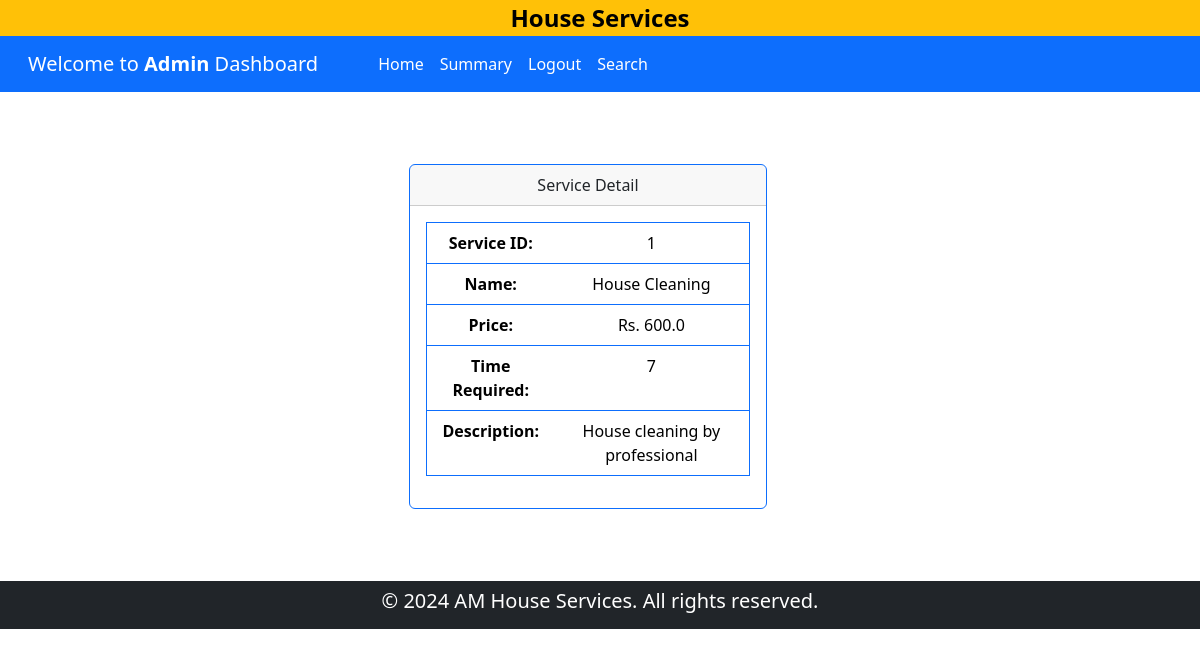
/admin/show_detail/service/1, run on the app's committed database.
### backened/modals.py (models this page shows)
class Service(db.Model):
    __tablename__ = "service"
    id = db.Column(db.Integer, primary_key=True)
    name = db.Column(db.String(120), nullable=False)
    price = db.Column(db.Float, nullable=False)
    time_required = db.Column(db.Integer, nullable=False)
    description = db.Column(db.Text, nullable=True)
    service_requests = db.relationship(
        "ServiceRequest", backref="service", lazy=True, cascade="all, delete-orphan"
    )

### backened/controller.py (the view)
@app.route("/admin/<task>/service/<id>", methods=["GET", "POST"])
def del_mod_service(task, id):
    if task == "delete":
        ser = Service.query.filter_by(id=id).first()
        db.session.delete(ser)
        db.session.commit()
        return redirect(url_for("adminDashboard"))
    else:
        ser = Service.query.get_or_404(id)
        if request.method == "POST":
            ser.name = request.form["sname"]
            ser.price = request.form["price"]
            ser.time_required = request.form["t_required"]
            ser.description = request.form["sdesc"]
            db.session.commit()
            return redirect(url_for("adminDashboard"))
        return render_template("modify_service.html", ser=ser)

### backened/controller.py (called while the page is built)
@app.route("/admin/show_detail/<item>/<id>")
def show_detail_admin(item, id):
    if item == "service":
        ser = Service.query.filter_by(id=id).first()
        return render_template("show_admin_detail.html", ser=ser, item=item)
    elif item == "service_request":
        serreq = ServiceRequest.query.filter_by(id=id).first()
        return render_template("show_admin_detail.html", serreq=serreq, item=item)
    elif item == "customer":
        cust = Customer.query.filter_by(id=id).first()
        return render_template("show_admin_detail.html", customer=cust, item=item)
    else:
        prof = Professional.query.filter_by(id=id).first()
        return render_template("show_admin_detail.html", prof=prof, item=item)

### templates/show_admin_detail.html (shortened to what this page needs)
{% extends 'admin_dashboard.html' %}
{% block content %}
    <div class="conatiner justify-content-center m-3">
        {% if item == 'service' %}
            <div class="my-5 row container-fluid align-items-center justify-content-center">
                <div class="col-8 col-lg-4 col-xl-4 my-4 ">
                    <div class="card border-primary">
                        <div class="card-header text-center">
                            Service Detail
                        </div>
                        <div class="card-body text-center">
                            <table class="table border border-primary">
                                <tr>
                                    <th>Service ID:</th>
                                    <td>{{ ser.id }}</td>
                                </tr>
                                <tr>
                                    <th> Name:</th>
                                    <td>{{ ser.name }}</td>
                                </tr>
                                <tr>
                                    <th>Price:</th>
                                    <td>Rs.  {{ ser.price }}</td>
                                </tr>
                                <tr>
                                    <th>Time Required:</th>
                                    <td>{{ ser.time_required }}</td>
                                </tr>
                                <tr>
                                    <th>Description:</th>
                                    <td>{{ ser.description }}</td>
                                </tr>
                            </table>
                        </div>
                    </div>
                </div>
            </div>
        {% endif %}
    </div>
{% endblock content %}

### data on the page
Service: id "1", name "House Cleaning", price "600.0", time_required "7", description "House cleaning by professional"
